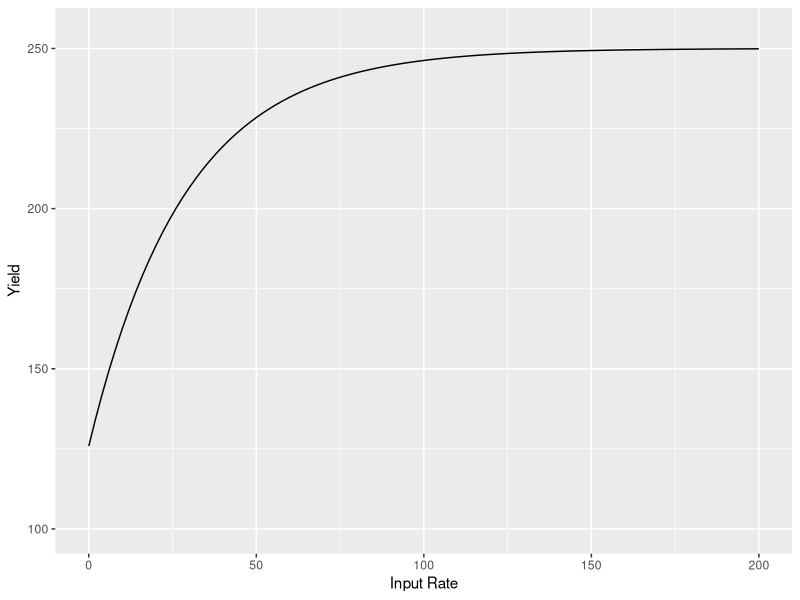
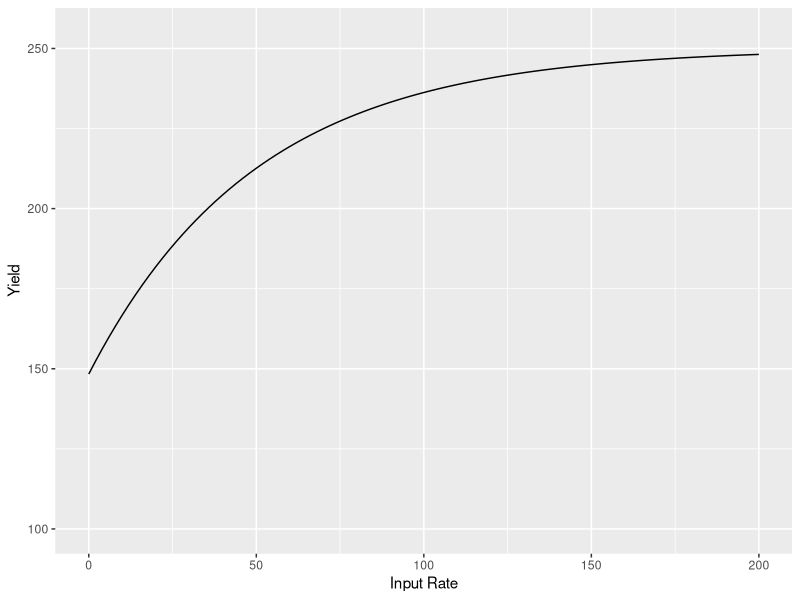
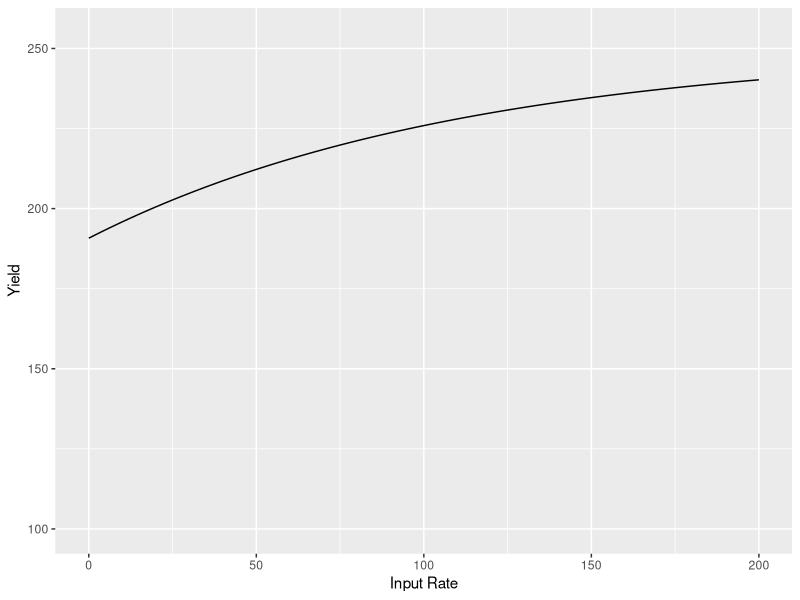
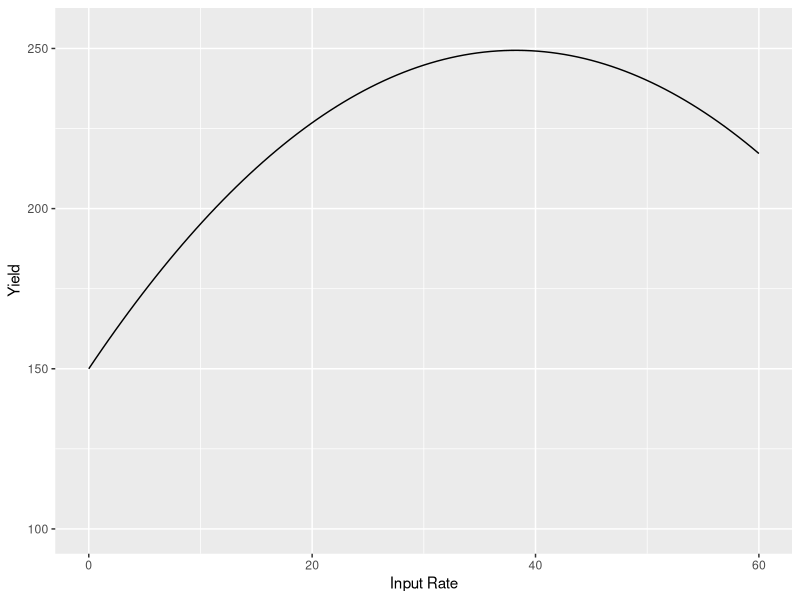
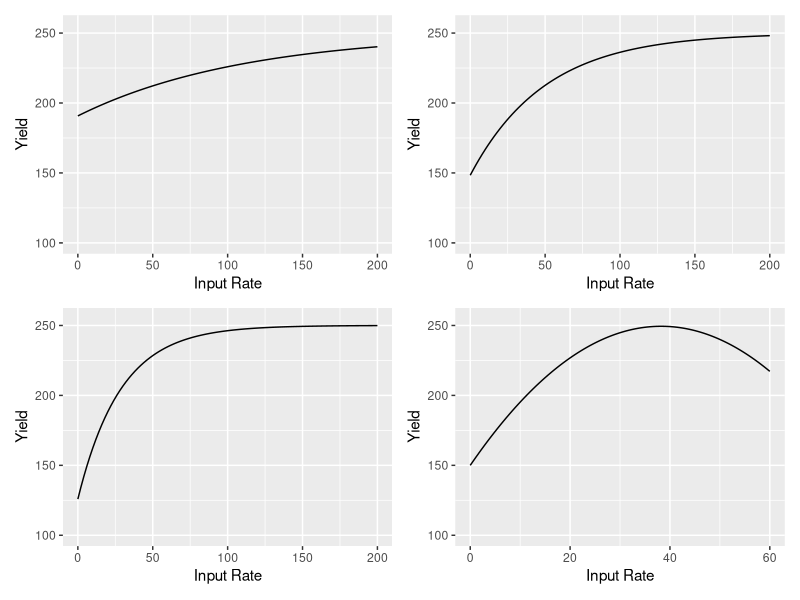

The R script that drew these images, in order:
library(ggplot2)

f_high <- function(x){
  y = 250 * (1 - exp(-.035 * (20 + x)))
  return(y)
}

response_high <- ggplot() +
  xlim(0, 200) +
  ylim(100, 255) +
  geom_function(fun = f_high) +
  xlab("Input Rate") +
  ylab("Yield") 
response_high
# saveRDS(response_high, "~/Box/Machine_Misalignment/Results/response_high.rds")


f_mid <- function(x){
  y = 250 * (1 - exp(-.02 * (45 + x)))
  return(y)
}

response_mid <- ggplot() +
  xlim(0, 200) +
  ylim(100, 255) +
  geom_function(fun = f_mid) +
  xlab("Input Rate") +
  ylab("Yield") 
response_mid
# saveRDS(response_mid, "~/Box/Machine_Misalignment/Results/response_mid.rds")

f_low <- function(x){
  y = 250 * (1 - exp(-.009 * (160 + x)))
  return(y)
}

response_low <- ggplot() +
  xlim(0, 200) +
  ylim(100, 255) +
  geom_function(fun = f_low) +
  xlab("Input Rate") +
  ylab("Yield") 
response_low
# saveRDS(response_low, "~/Box/Machine_Misalignment/Results/response_low.rds")

f_seed <- function(x){
  y = 150 + 5.2*x - 0.068*(x^2)
  return(y)
}

response_seed <- ggplot() +
  xlim(0, 60) +
  ylim(100, 255) +
  geom_function(fun = f_seed) +
  xlab("Input Rate") +
  ylab("Yield") 
response_seed
# saveRDS(response_seed, "~/Box/Machine_Misalignment/Results/response_seed.rds")

library(patchwork)
(response_low+ response_mid) /
  (response_high + response_seed)
